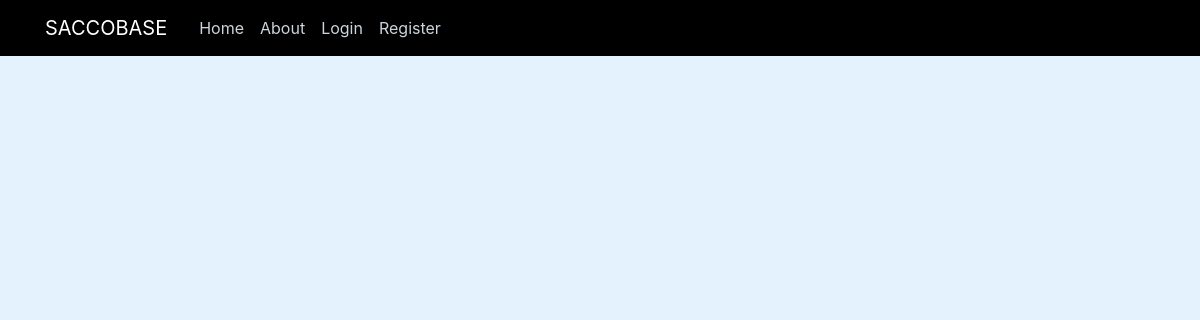
Page /user/Daisy on the earlier database version.
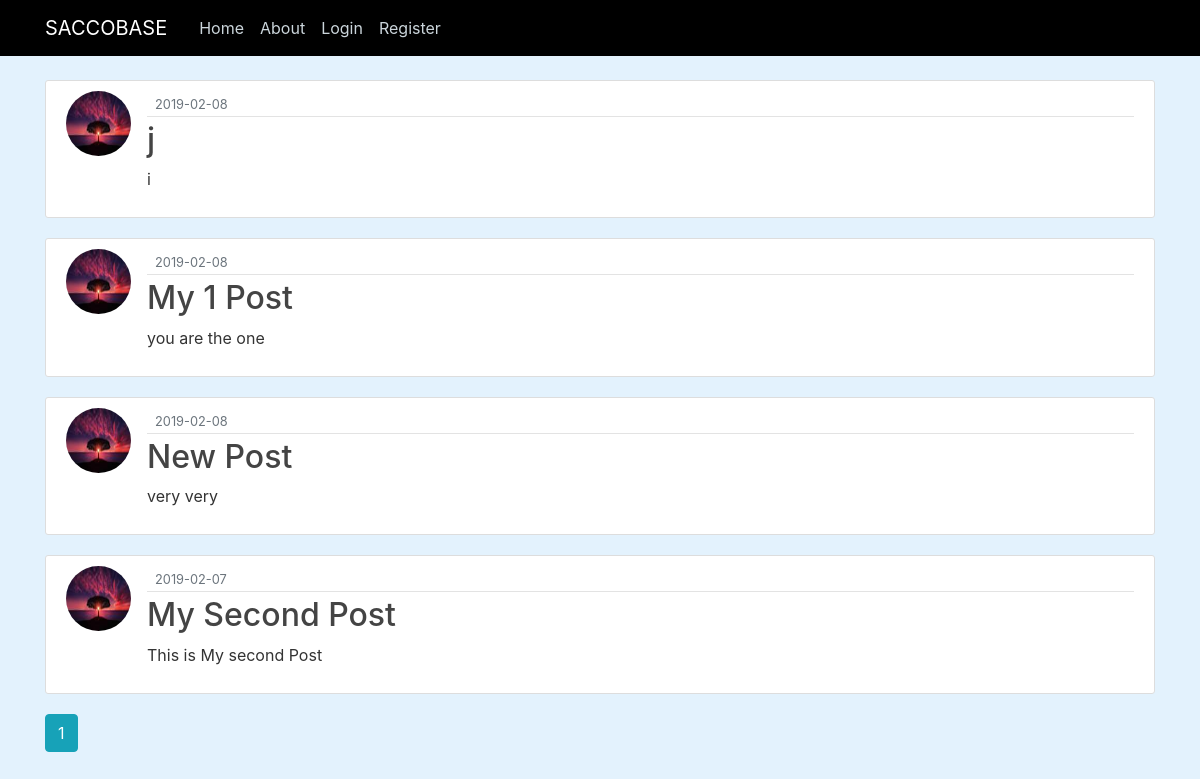
Same page on the later database version.
### flaskblog/models.py (models this page shows, shortened)
class Post(db.Model):
    id = db.Column(db.Integer, primary_key=True)
    title = db.Column(db.String(100), nullable=False)
    date_posted = db.Column(db.DateTime, nullable=False, default=datetime.utcnow)
    content = db.Column(db.Text,nullable=False)
    user_id = db.Column(db.Integer, db.ForeignKey('user.id'), nullable=False)

class User(db.Model, UserMixin):
    id = db.Column(db.Integer, primary_key=True)
    username = db.Column(db.String(20), unique=True, nullable=False)
    email = db.Column(db.String(120), unique=True, nullable=False)
    image_file = db.Column(db.String(20), nullable=False, default='default.jpg')
    password = db.Column(db.String(60), nullable=False)
    post = db.relationship('Post', backref='author', lazy=True)

### flaskblog/routes.py (the view)
@app.route('/user/<string:username>')
def user_posts(username):
    page = request.args.get('page', 1, type=int)
    user = User.query.filter_by(username=username).first_or_404()
    posts = Post.query.filter_by(author=user)\
        .order_by(Post.date_posted.desc())\
        .paginate(page=page, per_page=5)
    return render_template('user_posts.html', posts=posts, user=user)

### flaskblog/templates/user_posts.html (shortened to what this page needs)
{% extends "layout.html" %}
    {% block content %}
    {% for post in posts.items %}
    <article class="media content-section">
      <img class="rounded-circle article-img" src="{{ url_for('static', filename='profile_pics/' + post.author.image_file) }}" >
        <div class="media-body">
          <div class="article-metadata">
            <small class="text-muted">{{ post.date_posted.strftime('%Y-%m-%d') }}</small>
          </div>
          <h2><a class="article-title" href="{{ url_for('post', post_id=post.id)}}">{{ post.title }}</a></h2>
          <p class="article-content">{{ post.content }}</p>
        </div>
      </article>
    {% endfor %}
    {% for page_num in posts.iter_pages(left_edge=1, right_edge=1, left_current=1, right_current=2) %}
      {% if page_num %}
        {% if posts.page == page_num %}
          <a class="btn btn-info mb-4" href="{url_for('home', page=page_num)}">{{ page_num }}</a>
        {% else %}
          <a class="btn btn-outline-info mb-4" href="{url_for('home', page=page_num)}">{{ page_num }}</a>
        {% endif %}
      {% else %}
        ...
      {% endif %}
    {% endfor %}
{% endblock content %}

Differences in the rows shown:
added Post: image_file (picture), date_posted "2019-02-08", title "j", content "i"
added Post: image_file (picture), date_posted "2019-02-08", title "My 1 Post", content "you are the one"
added Post: image_file (picture), date_posted "2019-02-08", title "New Post", content "very very"
added Post: image_file (picture), date_posted "2019-02-07", title "My Second Post", content "This is My second Post"
Other differences:
new list line: "1"
